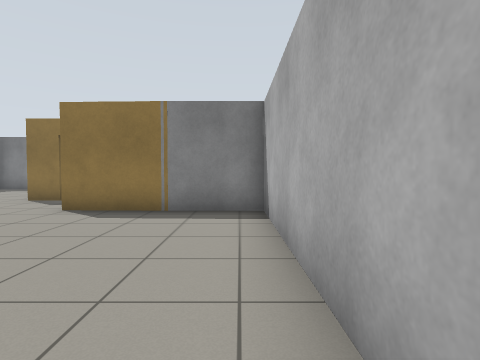
View 1 (above)

15 first-person views from a walk through a world built for the Gazebo simulator. The camera is 0.94 m above the floor, tilts 2° down and sees 80° across. The floor is counted in squares, 1 m on a side. Each view is taken from the middle of a square. On the plan, view 1 faces up. The plan holds only what a view shows up to about 11 squares ahead; the rest is blank.

View 2
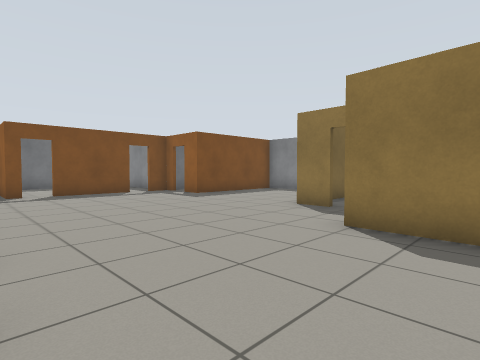

View 3
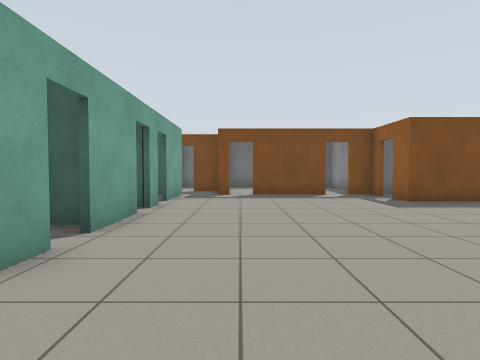

View 4
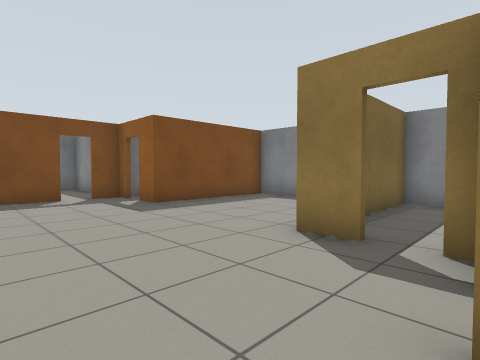

View 5
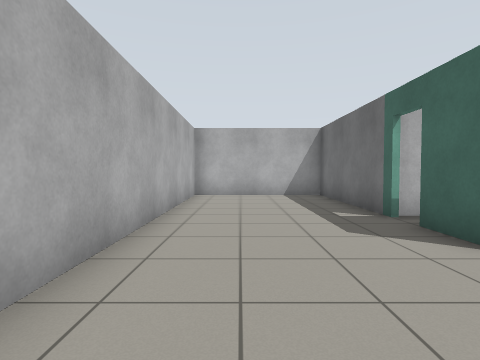

View 6
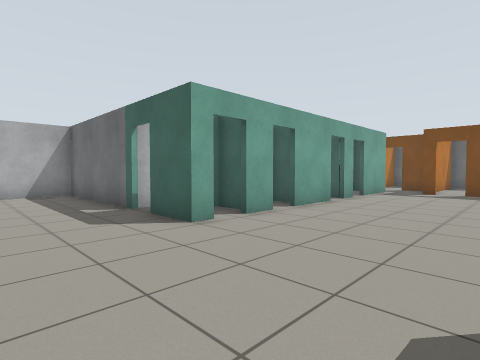

View 7
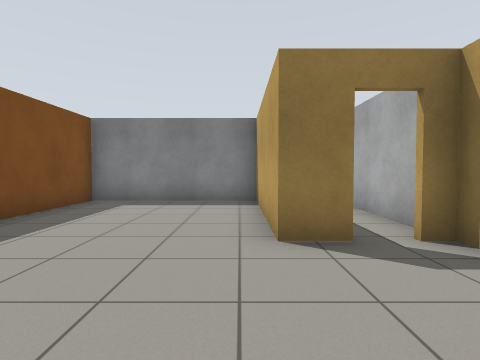

View 8
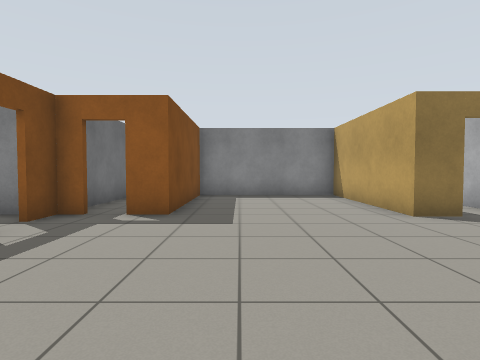

View 9
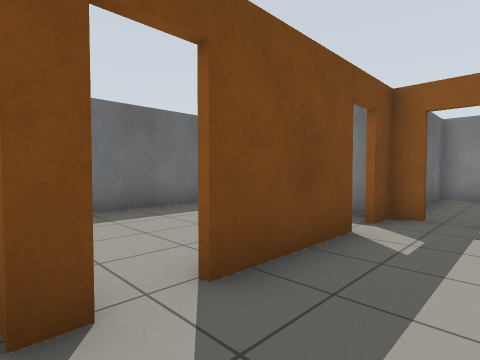

View 10
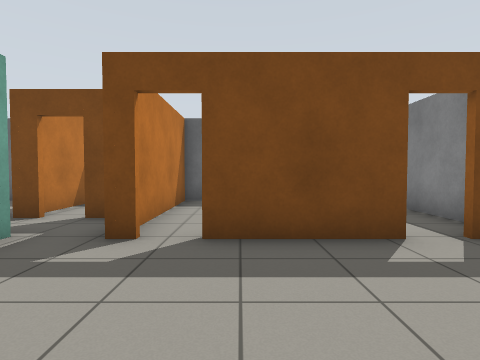

View 11
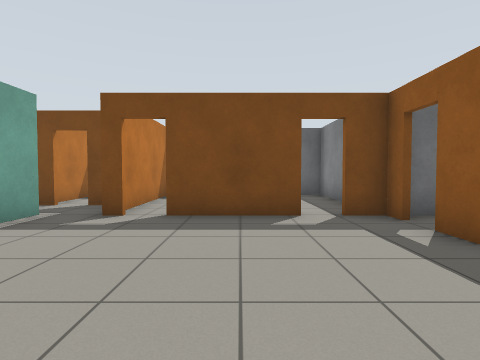

View 12
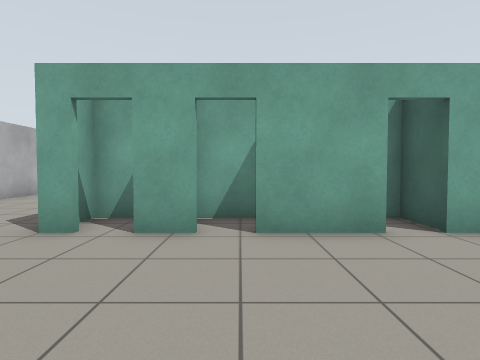

View 13
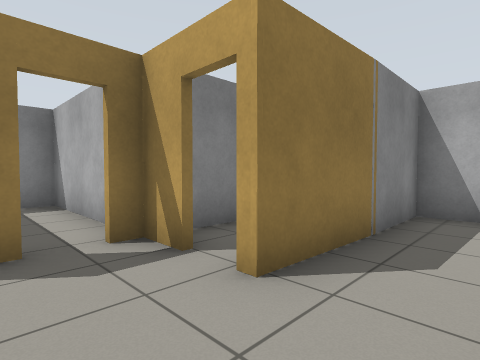

View 14
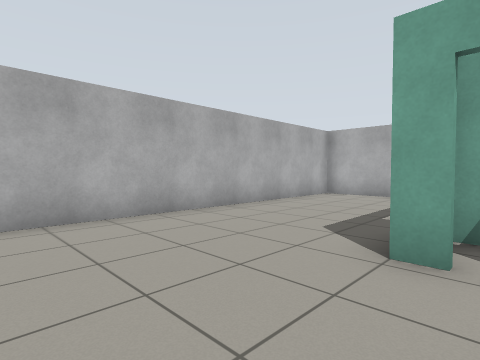

View 15
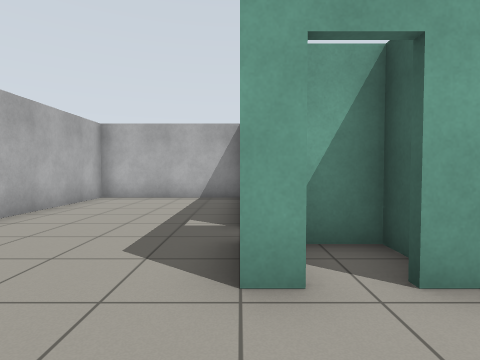

### Floor plan
Ten units are one square. View 1 is at (0, 0); x grows to the right and y downward. Boxes are objects, and circles mark ways between rooms. Rooms are numbered by the first view taken in them; rooms with no view inside come last. Other rooms are left out.
<svg viewBox="-192 -143 204 205">
<path fill="none" stroke="#000" d="M-64 -18 -54 -18M-41 -77 -41 -87M-46 -18 -40 -18 -40 -3M-55 -87 -65 -87 -65 -138M-93 -18 -71 -18M-109 -18 -101 -18M-40 8 -40 57 7 57 6 -65 -42 -66M-138 -36 -138 -32M-138 -74 -138 -44M-132 -90 -139 -90M-61 -137 -115 -137 -115 -90 -125 -90M-141 -18 -116 -18M-142 -90 -187 -90 -187 -33 -146 -33M-63 -138 -63 -105M-41 -96 -41 -137 -61 -137M-129 -137 -138 -137 -138 -81M-58 -13 -58 -4 -41 -4 -41 -10M-48 8 -40 8"/>
<circle cx="-140" cy="-40" r="3" fill="#2a7"/>
<circle cx="-140" cy="-75" r="3" fill="#2a7"/>
<circle cx="-50" cy="-90" r="3" fill="#2a7"/>
<circle cx="-130" cy="-90" r="3" fill="#2a7"/>
<circle cx="-50" cy="-20" r="3" fill="#2a7"/>
<text x="-60" y="-50">1</text>
<text x="-170" y="-60">2</text>
<text x="-50" y="-120">3</text>
<text x="-130" y="-120">4</text>
<text x="-50" y="-10">5</text>
</svg>
Room 1 opens to room 2. Room 1 opens to room 3. Room 1 opens to room 4. Room 1 opens to room 5.

Where each view was taken, in squares from view 1:
view 1: 0 up, 0 right, facing up
view 2: 2 up, 2 left, facing up-left
view 3: 4 up, 3 left, facing left
view 4: 5 up, 4 left, facing up-left
view 5: 5 up, 1 left, facing down
view 6: 6 up, 1 left, facing down-left
view 7: 5 up, 7 left, facing up
view 8: 3 up, 10 left, facing up
view 9: 3 up, 12 left, facing up-left
view 10: 5 up, 10 left, facing left
view 11: 6 up, 8 left, facing left
view 12: 6 up, 7 left, facing down
view 13: 5 up, 6 left, facing up-right
view 14: 5 up, 5 left, facing down-right
view 15: 4 up, 4 left, facing down
